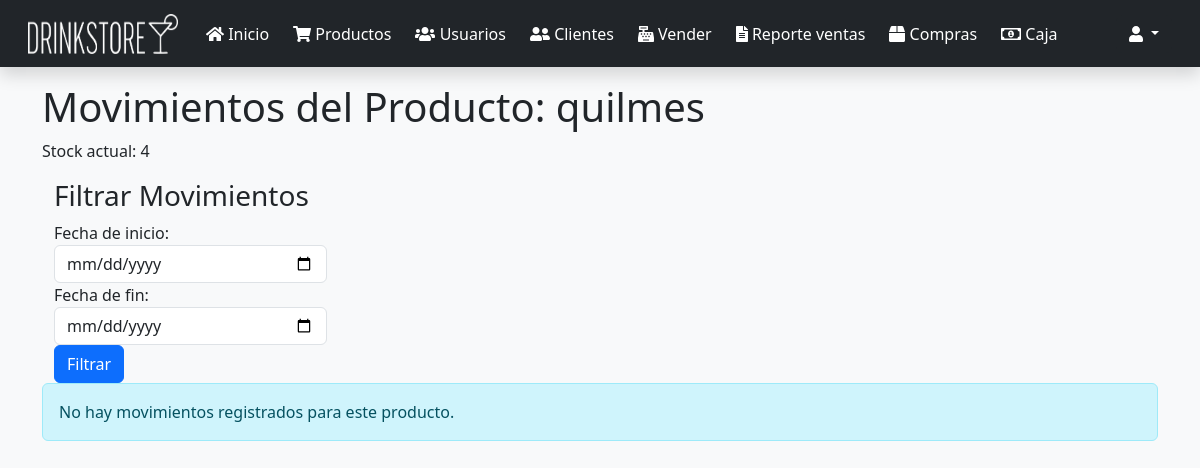
Before: /ventas/ver_movimientos.php?id=10 (signed in) with the older database file.
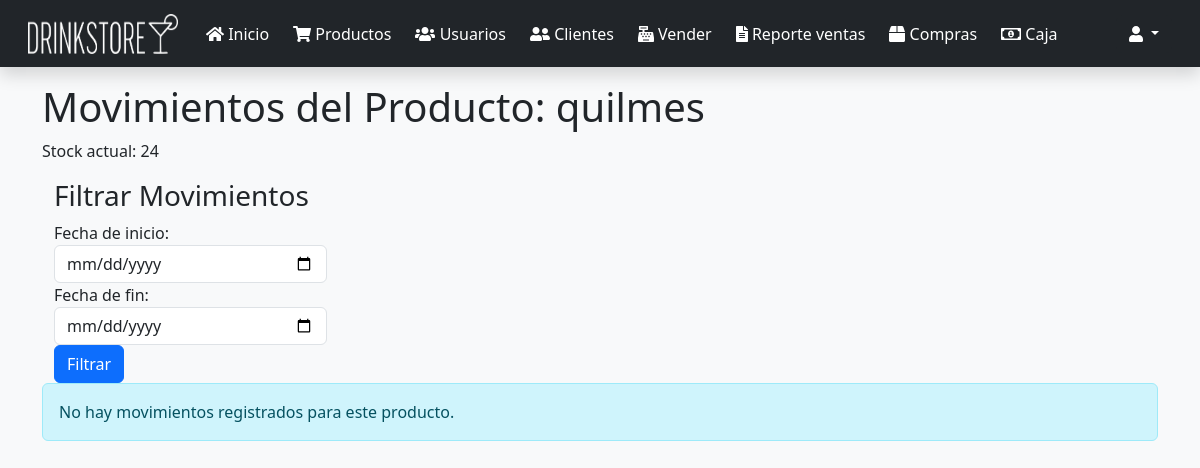
After: the same page with the newer database file.
### tables this page shows
CREATE TABLE `producto` (
  `id` int NOT NULL,
  `nombre` varchar(45) NOT NULL,
  `descripcion` varchar(45) NOT NULL,
  `precio_venta` decimal(10,0) NOT NULL,
  `precio_costo` decimal(10,0) NOT NULL,
  `stock` int NOT NULL,
  `stock_minimo` varchar(45) DEFAULT '2',
  `categoria_id` int NOT NULL,
  `codigo` varchar(255) DEFAULT NULL
);

### ventas/funciones.php (called while the page is built, shortened)
<?php
function select($sentencia, $parametros = [])
{
    $bd = conectarBaseDatos();
    $respuesta = $bd->prepare($sentencia);
    $respuesta->execute($parametros);
    return $respuesta->fetchAll();
}
function obtenerProductoPorId($id)
{
    $sentencia = "SELECT * FROM producto WHERE id = ?";
    return select($sentencia, [$id])[0];
}
function obtenerStockProducto($productoId) {
    try {
        $conexion = conectarBaseDatos();
        $stmt = $conexion->prepare("SELECT stock FROM producto WHERE id = :producto_id");
        $stmt->bindParam(':producto_id', $productoId, PDO::PARAM_INT);
        $stmt->execute();
        $resultado = $stmt->fetch(PDO::FETCH_ASSOC);
        return $resultado['stock'];
    } catch (PDOException $e) {
        return 0;
    } finally {
        if ($conexion) {
            $conexion = null;
        }
    }
}
function conectarBaseDatos()
{
    $host = "localhost";
    $db   = "drinkstore_db";
    $user = "root";
    $pass = "";
    $charset = 'utf8mb4';
    $options = [
        \PDO::ATTR_ERRMODE            => \PDO::ERRMODE_EXCEPTION,
        \PDO::ATTR_DEFAULT_FETCH_MODE => \PDO::FETCH_OBJ,
        \PDO::ATTR_EMULATE_PREPARES   => false,
    ];
    $dsn = "mysql:host=$host;dbname=$db;charset=$charset";
    try {
        $pdo = new \PDO($dsn, $user, $pass, $options);
        return $pdo;
    } catch (\PDOException $e) {
        throw new \PDOException($e->getMessage(), (int)$e->getCode());
    }
}

### ventas/ver_movimientos.php (the view, shortened to what this page needs)
<?php
include_once "encabezado.php";
include_once "navbar.php";
include_once "funciones.php";
if (isset($_GET['id'])) {
    $idProducto = $_GET['id'];
    $producto = obtenerProductoPorId($idProducto);
    $movimientos = obtenerMovimientosPorProducto($idProducto);
}
?>
<div class="container mt-3">
    <?php if (!empty($producto)) { ?>
        <h1>Movimientos del Producto: <?php echo $producto->nombre; ?></h1>
        <p>Stock actual: <?php echo obtenerStockProducto($idProducto); ?></p>
        <div class="container mt-3">
            <h3>Filtrar Movimientos</h3>
            <form method="post d-flex">
                <div class="form-group col-3">
                    <label for="inicio">Fecha de inicio:</label>
                    <input type="date" name="inicio" id="inicio" class="form-control">
                </div>
                <div class="form-group col-3">
                    <label for="fin">Fecha de fin:</label>
                    <input type="date" name="fin" id="fin" class="form-control">
                </div>
                <button type="submit" class="btn btn-primary">Filtrar</button>
            </form>
        </div>
        <?php if (empty($movimientos)) { ?>
            <div class="alert alert-info" role="alert">
                No hay movimientos registrados para este producto.
            </div>
        <?php } ?>
    <?php } else { ?>
        <div class="alert alert-danger" role="alert">
            Producto no encontrado.
        </div>
    <?php } ?>
</div>
<?php include_once "footer.php"; ?>

### ventas/encabezado.php (shortened to what this page needs)
<!DOCTYPE html>
<html lang="en">
<head>
    <link href="https://cdn.jsdelivr.net/npm/bootstrap@5.3.2/dist/css/bootstrap.min.css" rel="stylesheet">
    <link rel="stylesheet" href="https://cdn.datatables.net/1.13.6/css/dataTables.bootstrap5.min.css">
    <link rel="stylesheet" href="https://code.jquery.com/jquery-3.7.0.js">
    <link rel="stylesheet" href="https://cdn.datatables.net/1.13.6/js/jquery.dataTables.min.js">
    <link rel="stylesheet" href="https://cdn.datatables.net/1.13.6/js/dataTables.bootstrap5.min.js">
    <link rel="stylesheet" href="https://cdn.datatables.net/1.13.6/css/jquery.dataTables.min.css">
    <link rel="stylesheet" href="../public/css/styles.ventas.css">
    <link href="https://cdn.datatables.net/buttons/2.4.2/css/buttons.bootstrap5.min.css" rel="stylesheet">
    <link rel="stylesheet" href="sweetalert2.min.css">
</head>
<body class="bg-light">

### ventas/navbar.php (shortened to what this page needs)
<nav class="navbar navbar-expand-lg navbar-dark bg-dark mb-2 shadow">
  <div class="container-fluid">
    <a class="navbar-brand mx-3" href="./index.php">
      <img src="../public/images/logos/logo-white.png" alt="" width="150" height="40" class="d-inline-block align-text-top">
    </a>
    <div class="collapse navbar-collapse" id="navbarSupportedContent">
      <ul class="navbar-nav me-auto mb-2 mb-lg-0">
        <li class="nav-item mx-1">
          <a class="nav-link active " href="index.php">
            <i class="fa fa-home"></i>
            Inicio
          </a>
        </li>
        <li class="nav-item mx-1">
          <a class="nav-link active" href="productos.php">
            <i class="fa fa-shopping-cart"></i>
            Productos
          </a>
        </li>
        <li class="nav-item mx-1">
          <a class="nav-link active" href="usuarios.php">
            <i class="fa fa-users"></i>
            Usuarios
          </a>
        </li>
        <li class="nav-item mx-1">
          <a class="nav-link active" href="clientes.php">
            <i class="fa fa-user-friends"></i>
            Clientes
          </a>
        </li>
        <li class="nav-item mx-1">
          <a class="nav-link active" href="vender.php">
            <i class="fa fa-cash-register"></i>
            Vender
          </a>
        </li>
        <li class="nav-item mx-1">
          <a class="nav-link active" href="reporte_ventas.php">
            <i class="fa fa-file-alt"></i>
            Reporte ventas
          </a>
        </li>
        <li class="nav-item mx-1">
          <a class="nav-link active" href="compras.php">
            <i class="fas fa-box"></i>
            Compras
          </a>
        </li>
        <li class="nav-item mx-1">
          <a class="nav-link active" href="caja.php">
            <i class="far fa-money-bill-alt"></i>
            Caja
          </a>
        </li>
      </ul>
      <div class="dropdown mx-3">
        <button type="button" class="btn btn-dark dropdown-toggle" data-bs-toggle="dropdown" data-bs-display="static" aria-expanded="false">
          <i class="fas fa-user"></i>
        </button>
      </div>
    </div>
  </div>
</nav>

### ventas/footer.php (shortened to what this page needs)
</body>
</html>

Changed rows visible on the page:
changed producto "quilmes": stock "4" → "24"
